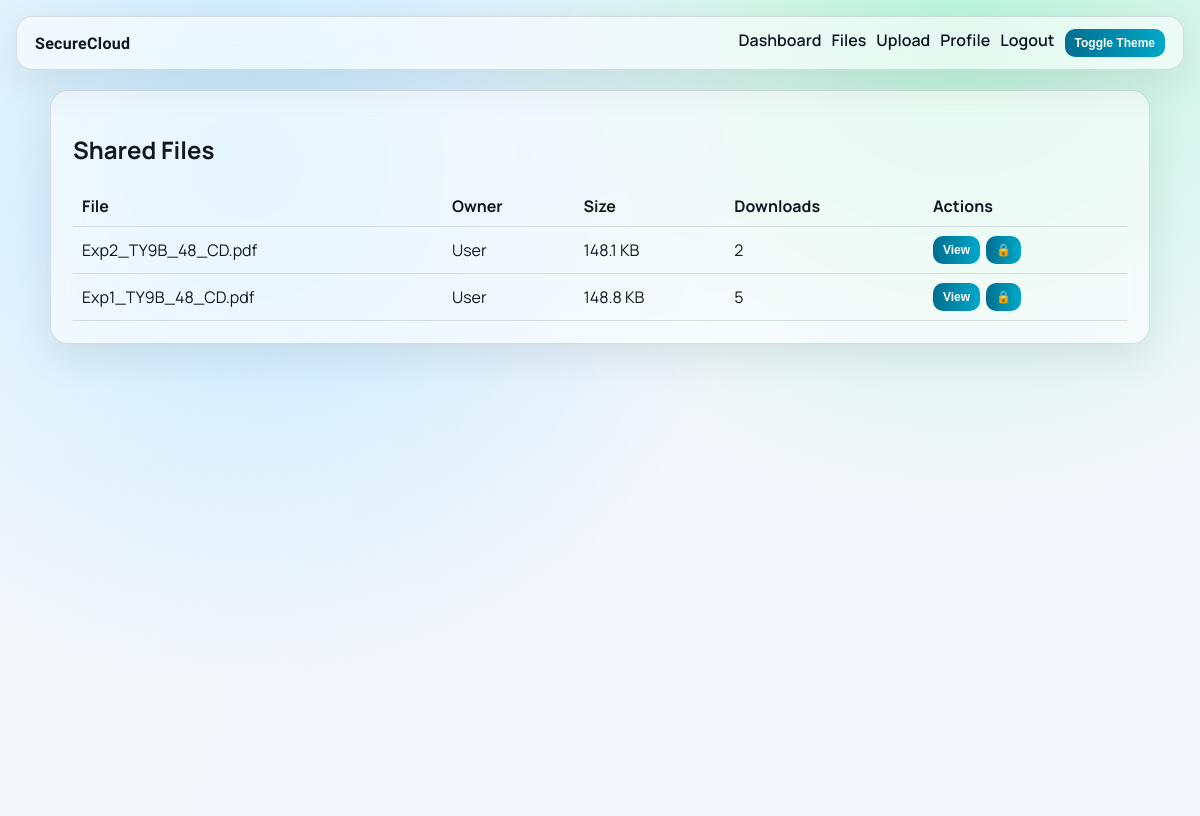
Screenshot of /storage/shared/ (signed in) with the database file from the repository.
### storage/models.py (models this page shows, shortened)
class SecureFile(models.Model):
	owner = models.ForeignKey(
		settings.AUTH_USER_MODEL,
		on_delete=models.CASCADE,
		related_name="owned_files",
	)
	encrypted_file = models.FileField(upload_to="encrypted/")
	original_name = models.CharField(max_length=255)
	sha256_hash = models.CharField(max_length=64)
	encryption_key_digest = models.CharField(max_length=64)
	key_salt = models.CharField(max_length=64)
	fermat_base = models.PositiveBigIntegerField(default=0)
	fermat_modulus = models.PositiveBigIntegerField(default=0)
	fermat_result = models.PositiveBigIntegerField(default=0)
	aes_nonce = models.CharField(max_length=64)
	aes_tag = models.CharField(max_length=64)
	file_size = models.BigIntegerField(default=0)
	upload_date = models.DateTimeField(auto_now_add=True)
	expiry_date = models.DateTimeField(null=True, blank=True)
	download_limit = models.PositiveIntegerField(default=1)
	download_count = models.PositiveIntegerField(default=0)
	description = models.TextField(blank=True)
	shared_with = models.ManyToManyField(
		settings.AUTH_USER_MODEL,
		related_name="shared_files",
		blank=True,
	)
	class Meta:
		ordering = ["-upload_date"]

### accounts/models.py (models this page shows, shortened)
class User(AbstractUser):
	class Role(models.TextChoices):
		ADMIN = "ADMIN", "Admin"
		USER = "USER", "User"
		VIEWER = "VIEWER", "Viewer"
	role = models.CharField(max_length=20, choices=Role.choices, default=Role.USER)
	storage_used = models.BigIntegerField(default=0)
	storage_limit = models.BigIntegerField(default=1024 * 1024 * 1024)

### storage/views.py (the view)
# urls.py: path("shared/", views.shared_files, name="shared"),
@login_required
def shared_files(request):
	files = list_visible_files(request.user)
	share_entries = {
		entry.secure_file_id: entry
		for entry in SecureFileShare.objects.filter(secure_file__in=files, viewer=request.user)
	}
	return render(request, "storage/shared_files.html", {"files": files, "share_entries": share_entries})

### storage/services.py (called while the page is built)
def list_visible_files(user: User):
    if user.role == User.Role.ADMIN:
        return SecureFile.objects.all()
    if user.role == User.Role.USER:
        return SecureFile.objects.filter(owner=user)
    return SecureFile.objects.filter(share_entries__viewer=user).distinct()

### storage/templatetags/storage_extras.py (called while the page is built)
@register.filter
def get_item(dictionary, key):
    if dictionary is None:
        return None
    return dictionary.get(key)

### templates/storage/shared_files.html (shortened to what this page needs)
{% extends 'base.html' %}
{% load storage_extras %}
{% block content %}
<section class="glass panel">
    <h2>Shared Files</h2>
    <table class="table">
        <tr><th>File</th><th>Owner</th><th>Size</th><th>Downloads</th><th>Actions</th></tr>
        {% for f in files %}
        <tr>
            <td>{{ f.original_name }}</td>
            <td>{{ f.owner.username }}</td>
            <td>{{ f.file_size|filesizeformat }}</td>
            <td>{{ f.download_count }}</td>
            <td class="action-row">
                <button
                    class="btn small secure-action"
                    type="button"
                    data-url="{% url 'storage:view' f.id %}"
                    data-mode="decrypt"
                    data-file="{{ f.original_name }}"
                    data-hash="{{ f.sha256_hash }}"
                    data-fermat="{{ f.fermat_base }}^(p-1) mod {{ f.fermat_modulus }} = {{ f.fermat_result }}"
                >View</button>
                <button
                    class="btn small"
                    type="button"
                    onclick="showPipeline(this, true)"
                    data-file="{{ f.original_name }}"
                    data-hash="{{ f.sha256_hash }}"
                    data-fermat="{{ f.fermat_base }}^(p-1) mod {{ f.fermat_modulus }} = {{ f.fermat_result }}"
                    title="Show cryptography pipeline"
                >&#128274;</button>
            </td>
        </tr>
        {% empty %}<tr><td colspan="5">No files are shared with you.</td></tr>{% endfor %}
    </table>
</section>
{% endblock %}

### static/css/style.css (style rules this page uses)
:root { --bg: #f4f7fb; --text: #0f1722; --card: rgba(255, 255, 255, 0.58); --stroke: rgba(15, 23, 34, 0.12); --accent: #006e90; --accent-2: #7dd3fc; --danger: #be123c; }
* { box-sizing: border-box; }
body { margin: 0; font-family: 'Manrope', sans-serif; color: var(--text); background: radial-gradient(circle at 20% 20%, #bde7ff 0, transparent 45%), radial-gradient(circle at 80% 0%, #baf4dc 0, transparent 40%), var(--bg); min-height: 100vh; }
.glass { backdrop-filter: blur(14px); background: var(--card); border: 1px solid var(--stroke); box-shadow: 0 14px 40px rgba(0, 0, 0, 0.08); }
.hero, .panel, .form-wrap { border-radius: 18px; padding: 22px; margin-bottom: 20px; }
.btn { border: none; border-radius: 10px; padding: 10px 16px; background: linear-gradient(90deg, var(--accent), #00a8c8); color: #fff; font-weight: 700; cursor: pointer; text-decoration: none; display: inline-block; }
.btn.small { padding: 7px 10px; font-size: 12px; }
.table { width: 100%; border-collapse: collapse; }
.table th, .table td { border-bottom: 1px solid var(--stroke); padding: 9px; text-align: left; }
.action-row { display: flex; flex-wrap: wrap; gap: 6px; }

### rows the page displays
SecureFile: original_name "Exp2_TY9B_48_CD.pdf", owner.username "User", file_size|filesizeformat "148.1 KB", download_count "2"
SecureFile: original_name "Exp1_TY9B_48_CD.pdf", owner.username "User", file_size|filesizeformat "148.8 KB", download_count "5"
